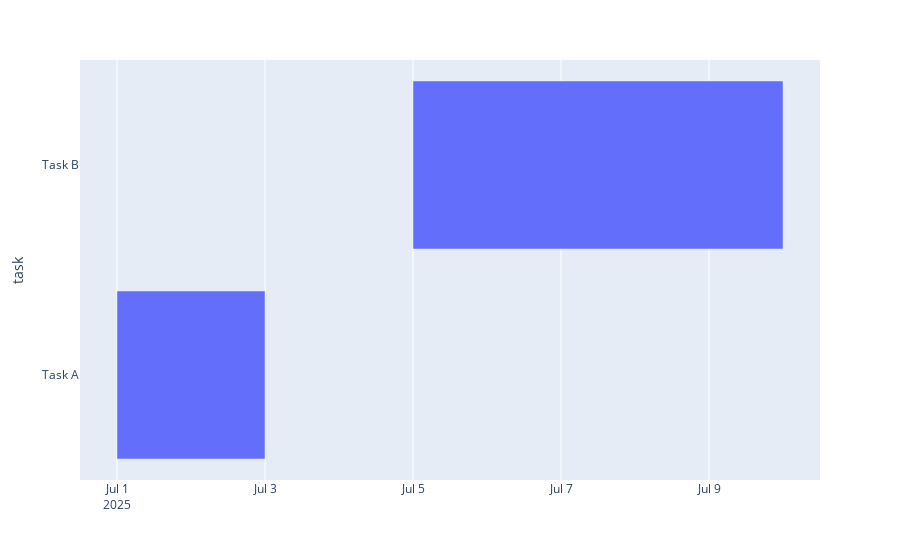

This figure's notebook cell:
### Code cell
import plotly.express as px
import pandas as pd

df = pd.DataFrame({
    "task": ["Task A", "Task B"],
    "start": ["2025-07-01", "2025-07-05"],
    "end": ["2025-07-03", "2025-07-10"],
    "owner": ["Alice", "Bob"],
    "status": ["Done", "In Progress"]
})

fig = px.timeline(df, x_start="start", x_end="end", y="task", custom_data=["owner", "status"])
fig.update_traces(
    hovertemplate="<b>%{y}</b><br> \
                   Start: %{x}<br> \
                   Owner: %{customdata[0]}<br> \
                   Status: %{customdata[1]} \
                   <extra></extra>"
)
fig.show()

### Figure 1 — Plotly figure (JSON) as saved in the notebook; plotly's stock layout.template omitted (floating-point values rounded to 4 significant figures)
{"data": [{"base": ["2025-07-01T00:00:00.000000000", "2025-07-05T00:00:00.000000000"], "customdata": [["Alice", "Done"], ["Bob", "In Progress"]], "hovertemplate": "<b>%{y}</b><br>                    Start: %{x}<br>                    Owner: %{customdata[0]}<br>                    Status: %{customdata[1]}                    <extra></extra>", "legendgroup": "", "marker": {"color": "#636efa", "pattern": {"shape": ""}}, "name": "", "orientation": "h", "showlegend": false, "textposition": "auto", "type": "bar", "x": [172800000, 432000000], "xaxis": "x", "y": ["Task A", "Task B"], "yaxis": "y"}], "layout": {"barmode": "overlay", "legend": {"tracegroupgap": 0}, "margin": {"t": 60}, "xaxis": {"anchor": "y", "domain": [0, 1], "type": "date"}, "yaxis": {"anchor": "x", "domain": [0, 1], "title": {"text": "task"}}}}
